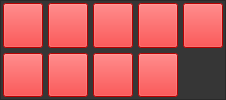
           <widget class="QFrame" name="frame_9">
            <property name="maximumSize">
             <size>
              <width>16777215</width>
              <height>200</height>
             </size>
            </property>
            <property name="styleSheet">
             <string notr="true">background-color:rgb(54, 54, 54)</string>
            </property>
            <property name="frameShape">
             <enum>QFrame::StyledPanel</enum>
            </property>
            <property name="frameShadow">
             <enum>QFrame::Raised</enum>
            </property>
            <layout class="QGridLayout" name="gridLayout_2" rowstretch="0,0">
             <property name="leftMargin">
              <number>2</number>
             </property>
             <property name="topMargin">
              <number>2</number>
             </property>
             <property name="rightMargin">
              <number>2</number>
             </property>
             <property name="bottomMargin">
              <number>2</number>
             </property>
             <property name="spacing">
              <number>5</number>
             </property>
             <item row="0" column="4">
              <widget class="QPushButton" name="pushButton_4">
               <property name="sizePolicy">
                <sizepolicy hsizetype="Preferred" vsizetype="Preferred">
                 <horstretch>0</horstretch>
                 <verstretch>0</verstretch>
                </sizepolicy>
               </property>
               <property name="styleSheet">
                <string notr="true">background-color:rgb(255, 0, 0);
border-image:url(E:/Pycharm/PyQt5/QtDesigner/2023-5/2023-5-14/4.png)</string>
               </property>
               <property name="text">
                <string/>
               </property>
              </widget>
             </item>
             <item row="0" column="3">
              <widget class="QPushButton" name="pushButton_2">
               <property name="sizePolicy">
                <sizepolicy hsizetype="Preferred" vsizetype="Preferred">
                 <horstretch>0</horstretch>
                 <verstretch>0</verstretch>
                </sizepolicy>
               </property>
               <property name="styleSheet">
                <string notr="true">background-color:rgb(255, 0, 0);
border-image:url(E:/Pycharm/PyQt5/QtDesigner/2023-5/2023-5-14/3.png)</string>
               </property>
               <property name="text">
                <string/>
               </property>
              </widget>
             </item>
             <item row="1" column="2">
              <widget class="QPushButton" name="pushButton_7">
               <property name="sizePolicy">
                <sizepolicy hsizetype="Preferred" vsizetype="Preferred">
                 <horstretch>0</horstretch>
                 <verstretch>0</verstretch>
                </sizepolicy>
               </property>
               <property name="styleSheet">
                <string notr="true">background-color:rgb(255, 0, 0);
border-image:url(E:/Pycharm/PyQt5/QtDesigner/2023-5/2023-5-14/7.png)</string>
               </property>
               <property name="text">
                <string/>
               </property>
              </widget>
             </item>
             <item row="1" column="0">
              <widget class="QPushButton" name="pushButton_6">
               <property name="sizePolicy">
                <sizepolicy hsizetype="Preferred" vsizetype="Preferred">
                 <horstretch>0</horstretch>
                 <verstretch>0</verstretch>
                </sizepolicy>
               </property>
               <property name="styleSheet">
                <string notr="true">background-color:rgb(255, 0, 0);
border-image:url(E:/Pycharm/PyQt5/QtDesigner/2023-5/2023-5-14/6.png)</string>
               </property>
               <property name="text">
                <string/>
               </property>
              </widget>
             </item>
             <item row="1" column="3">
              <widget class="QPushButton" name="pushButton_8">
               <property name="enabled">
                <bool>true</bool>
               </property>
               <property name="sizePolicy">
                <sizepolicy hsizetype="Preferred" vsizetype="Preferred">
                 <horstretch>0</horstretch>
                 <verstretch>0</verstretch>
                </sizepolicy>
               </property>
               <property name="styleSheet">
                <string notr="true">background-color:rgb(255, 0, 0);
border-image:url(E:/Pycharm/PyQt5/QtDesigner/2023-5/2023-5-14/8.png)</string>
               </property>
               <property name="text">
                <string/>
               </property>
               <property name="iconSize">
                <size>
                 <width>20</width>
                 <height>20</height>
                </size>
               </property>
              </widget>
             </item>
             <item row="0" column="2">
              <widget class="QPushButton" name="pushButton">
               <property name="sizePolicy">
                <sizepolicy hsizetype="Preferred" vsizetype="Preferred">
                 <horstretch>0</horstretch>
                 <verstretch>0</verstretch>
                </sizepolicy>
               </property>
               <property name="styleSheet">
                <string notr="true">background-color:rgb(255, 0, 0);
border-image:url(E:/Pycharm/PyQt5/QtDesigner/2023-5/2023-5-14/2.png)</string>
               </property>
               <property name="text">
                <string/>
               </property>
              </widget>
             </item>
             <item row="0" column="0">
              <widget class="QPushButton" name="pushButton_3">
               <property name="sizePolicy">
                <sizepolicy hsizetype="Preferred" vsizetype="Preferred">
                 <horstretch>0</horstretch>
                 <verstretch>0</verstretch>
                </sizepolicy>
               </property>
               <property name="styleSheet">
                <string notr="true">background-color:rgb(255, 0, 0);
border-image:url(./picture/1.png)
</string>
               </property>
               <property name="text">
                <string/>
               </property>
              </widget>
             </item>
             <item row="0" column="5">
              <widget class="QPushButton" name="pushButton_5">
               <property name="sizePolicy">
                <sizepolicy hsizetype="Preferred" vsizetype="Preferred">
                 <horstretch>0</horstretch>
                 <verstretch>0</verstretch>
                </sizepolicy>
               </property>
               <property name="styleSheet">
                <string notr="true">background-color:rgb(255, 0, 0);
border-image:url(E:/Pycharm/PyQt5/QtDesigner/2023-5/2023-5-14/5.png)</string>
               </property>
               <property name="text">
                <string/>
               </property>
              </widget>
             </item>
             <item row="1" column="4">
              <widget class="QPushButton" name="pushButton_21">
               <property name="sizePolicy">
                <sizepolicy hsizetype="Preferred" vsizetype="Preferred">
                 <horstretch>0</horstretch>
                 <verstretch>0</verstretch>
                </sizepolicy>
               </property>
               <property name="styleSheet">
                <string notr="true">background-color:rgb(255, 0, 0);
border-image:url(E:/Pycharm/PyQt5/QtDesigner/2023-5/2023-5-14/9.png)</string>
               </property>
               <property name="text">
                <string/>
               </property>
              </widget>
             </item>
            </layout>
           </widget>
